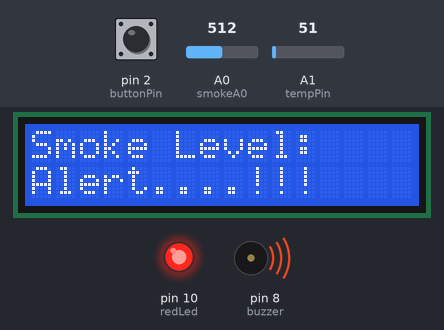
A sketch run on a simulated Arduino Uno, built with avr-gcc and run on an emulated ATmega328P. Parts: 16×2 character LCD, output pins drawn as LEDs (lit = HIGH), buzzer (waves = sounding). The test bench sets the inputs (shaded band); at power-on: A0 (smokeA0) = 512, pin 2 (buttonPin) HIGH, A1 (tempPin) = 51. What the sketch prints to the serial monitor is not drawn.

Above: at 1.0 s.
1.1 s: A0 (smokeA0) set to 485
At 1.96 s:
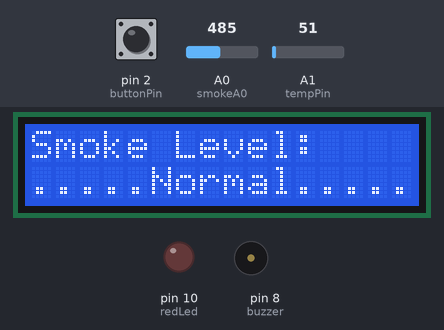
3.2 s: pin 2 (buttonPin) pulled LOW for 0.15 s
At 4.58 s:
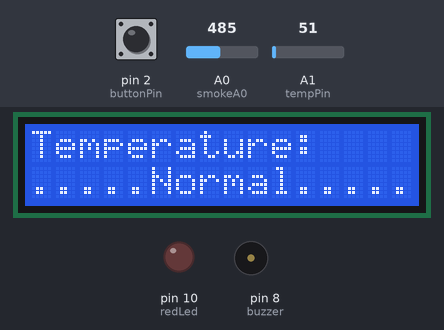
5.3 s: A0 (smokeA0) set to 511
At 5.63 s:
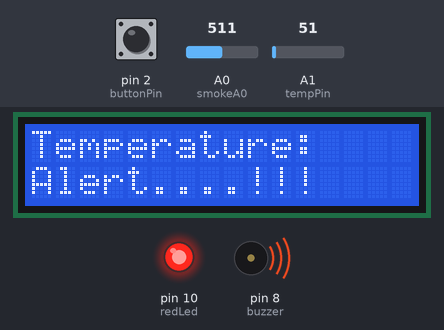
7.4 s: A1 (tempPin) set to 30
10.4 s: pin 2 (buttonPin) pulled LOW for 1 s
At 12.2 s:
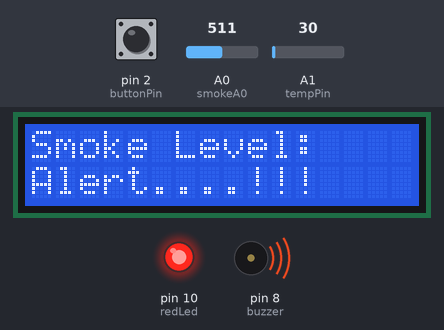
14.4 s: A0 (smokeA0) set to 390
At 14.59 s:
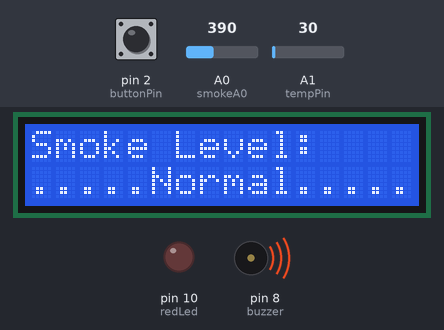
Timing chart, 0 to 17.4 s (numbered marks = the images above; inputs shaded):
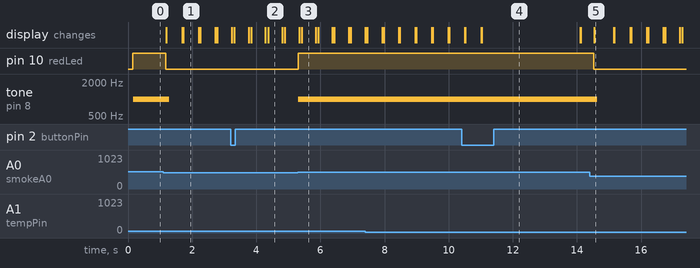

The sketch:

Freertos_MQ135_LCD_LED_BUZZER_DHT11.ino
```cpp
#include <Wire.h>
#include <LiquidCrystal_I2C.h>
#include <Arduino_FreeRTOS.h>
#include <semphr.h>

LiquidCrystal_I2C lcd(0x3F,20,4);

int redLed = 10;
int greenLed = 13;
int buzzer = 8;
int smokeA0 = A0;
int tempPin = A1;  // Temperature sensor pin
int buttonPin = 2;  // Button pin
int sensorThres = 100;

volatile int analogSensorValue = 0;
volatile bool showTemperature = false;  // Flag to switch between smoke level and temperature

SemaphoreHandle_t lcdSemaphore;
SemaphoreHandle_t serialSemaphore;

void setup() {
    pinMode(redLed, OUTPUT);
    pinMode(buzzer, OUTPUT);
    pinMode(smokeA0, INPUT);
    pinMode(tempPin, INPUT);
    pinMode(buttonPin, INPUT_PULLUP);  // Use internal pull-up resistor
    attachInterrupt(digitalPinToInterrupt(buttonPin), changeDisplay, FALLING);
    Serial.begin(9600);
    lcd.init();
    lcd.backlight();
    lcd.begin(16,2);

    // Create semaphores
    lcdSemaphore = xSemaphoreCreateMutex();
    serialSemaphore = xSemaphoreCreateMutex();

    // Creating tasks
    xTaskCreate(ReadSensorTask, "ReadSensor", 128, NULL, 1, NULL);
    xTaskCreate(DisplayTask, "Display", 128, NULL, 2, NULL);
    xTaskCreate(AlertTask, "Alert", 128, NULL, 3, NULL);

    // Start the scheduler
    vTaskStartScheduler();
}

void loop() {
    // Empty. Tasks will handle everything.
}

void changeDisplay() {
  showTemperature = !showTemperature;
}

void ReadSensorTask(void *pvParameters) {
    for (;;) {
        analogSensorValue = analogRead(smokeA0);

        // Access serial with semaphore
        if (xSemaphoreTake(serialSemaphore, (TickType_t)10) == pdTRUE) {
            Serial.print("Pin A0: ");
            Serial.println(analogSensorValue);
            xSemaphoreGive(serialSemaphore);
        }

        vTaskDelay(100 / portTICK_PERIOD_MS);
    }
}

void DisplayTask(void *pvParameters) {
    for (;;) {
        if (xSemaphoreTake(lcdSemaphore, (TickType_t)10) == pdTRUE) {
            lcd.clear();
            if(showTemperature) {
                int tempReading = analogRead(tempPin);
                float temperature = tempReading * 5.0 * 100.0 / 1624.0;
                lcd.print("Temperature:");
                lcd.setCursor(0, 1);
                lcd.print(temperature, 2);
                lcd.print(" C");
            } else {
                lcd.print("Smoke Level:");
                int scaledValue = map(analogSensorValue, 0, 1023, 0, 100); // Scale the value to 0-100
                lcd.setCursor(0, 1);  // Move cursor to second line
                lcd.print(scaledValue);
                lcd.print("%   ");  // Print percentage and clear any previous characters
            }
            xSemaphoreGive(lcdSemaphore);
        }
        vTaskDelay(500 / portTICK_PERIOD_MS); // Delay to allow for easier reading
    }
}


void AlertTask(void *pvParameters) {
    for (;;) {
        if (analogSensorValue - 400 > sensorThres) {
            digitalWrite(redLed, HIGH);

            if (xSemaphoreTake(lcdSemaphore, (TickType_t)10) == pdTRUE) {
                lcd.setCursor(0, 2);
                lcd.print("Alert....!!!");
                xSemaphoreGive(lcdSemaphore);
            }

            // Serial monitor printing
            if (xSemaphoreTake(serialSemaphore, (TickType_t)10) == pdTRUE) {
                Serial.println("Alert....!!!");
                xSemaphoreGive(serialSemaphore);
            }

            digitalWrite(greenLed, LOW);  // Turn off the green LED
            tone(buzzer, 1000, 200);
        } else {
            digitalWrite(redLed, LOW);
            digitalWrite(greenLed, HIGH);  // Turn on the green LED at full brightness

            if (xSemaphoreTake(lcdSemaphore, (TickType_t)10) == pdTRUE) {
                lcd.setCursor(0, 2);
                lcd.print(".....Normal.....");
                xSemaphoreGive(lcdSemaphore);
            }

            // Serial monitor printing
            if (xSemaphoreTake(serialSemaphore, (TickType_t)10) == pdTRUE) {
                Serial.println(".....Normal.....");
                xSemaphoreGive(serialSemaphore);
            }
        }
        vTaskDelay(100 / portTICK_PERIOD_MS);
    }
}
```

Measured:
- the behaviour switches between 501 and 500 on A0 (smokeA0) (found by bisection; images 0 and 1)
- after the input at 1.1 s, pin 10 (redLed): HIGH → LOW after 0.08 s; tone on pin 8 (buzzer): 1000 Hz → silent after 0.18 s; the display: changes after 0.10 s (image 1)
- after the input at 3.2 s, the display: first changes at once (image 2 shows a later state)
- after the input at 5.3 s, pin 10 (redLed): LOW → HIGH at once; tone on pin 8 (buzzer): silent → 1000 Hz at once; the display: first differs from a run without the input after 0.12 s (image 3)
- after the input at 10.4 s, the display: first changes after 0.10 s (image 4 shows a later state)
- after the input at 14.4 s, pin 10 (redLed): HIGH → LOW after 0.12 s; tone on pin 8 (buzzer): 1000 Hz → silent after 0.23 s; the display: changes after 0.13 s (image 5)
- what the display in image 1 shows lasts 0.5 s, from 1.7 s to 2.2 s
